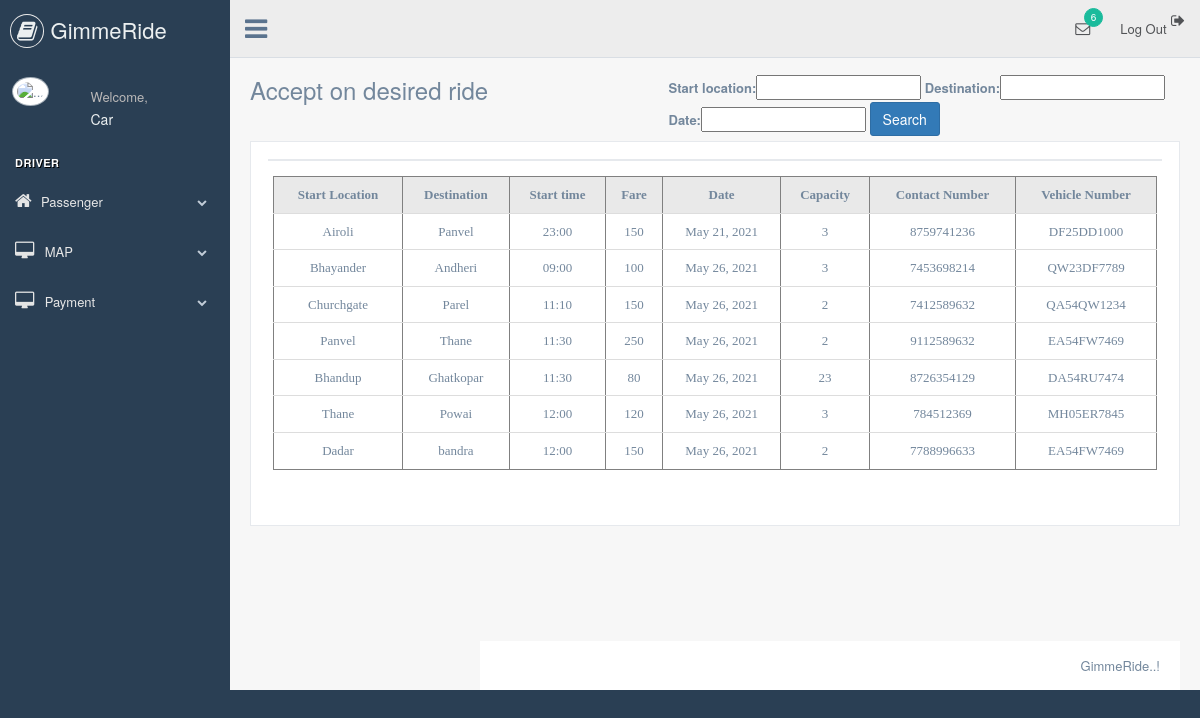
Screenshot of /driver/carrender/ (signed in) with the database file from the repository.
### driver2/models.py (models this page shows, shortened)
class Carformmodel(models.Model):
    user = models.ForeignKey(User,null=True,on_delete=models.CASCADE)
    start_location = models.CharField(max_length=255)
    destination = models.CharField(max_length=255)
    start_time = models.CharField(null=True,max_length=255)
    journey_time = models.CharField(null=True,max_length=255)
    fare = models.IntegerField(null=True)
    date = models.DateField(null=True)
    capacity = models.IntegerField(null=True)
    contact_Number = models.IntegerField(null=True,max_length=10)
    vehicle_Number = models.CharField(null=True,max_length=10)
    license = models.ImageField(null=True,blank=True)

### driver/views.py (the view, shortened to what this page needs)
# urls.py: path('carrender/', views.carrender, name="carrender"),
def carrender(request):
    form = CarformmodelForm()
    carformmodels = Carformmodel.objects.all()
    myfilter = Carformfilter(request.GET, queryset=carformmodels)
    carformmodels = myfilter.qs
    context = {'carformmodels':carformmodels, 'myfilter':myfilter}
    return render(request, 'driver/carrender.html', context)

### driver/templates/driver/carrender.html (shortened to what this page needs)
{% load static %}
<!DOCTYPE html>
<html lang="en">
<head>
    <link href="{% static 'css/bootstrap.min.css' %}" rel="stylesheet">
    <link href="{% static 'css/font-awesome.min.css' %}" rel="stylesheet">
    <link href="{% static 'css/nprogress.css' %}" rel="stylesheet">
    <link href="{% static 'css/custom.min.css' %}" rel="stylesheet">
</head>
<body class="nav-md">
<div class="container body">
    <div class="main_container">
        <div class="col-md-3 left_col">
            <div class="left_col scroll-view">
                <div class="navbar nav_title" style="border: 0;">
                    <a href="#" class="site_title"><i class="fa fa-book"></i> <span>GimmeRide</span></a>
                </div>
                <div class="profile clearfix">
                    <div class="profile_pic">
                        <img src="images/img.jpg" alt="..." class="img-circle profile_img">
                    </div>
                    <div class="profile_info">
                        <span>Welcome,</span>
                        <h2>{{request.user}}</h2>
                    </div>
                    <div class="clearfix"></div>
                </div>
                <br/>
                <div id="sidebar-menu" class="main_menu_side hidden-print main_menu">
                    <div class="menu_section">
                        <h3>Driver</h3>
                        <ul class="nav side-menu">
                        <li class="dropdown"><a class="dropdown-toggle" data-toggle="dropdown"><i class="fa fa-home"></i>Passenger<span class="fa fa-chevron-down"></span></a>
                    </li>
                        <li><a href="{% url 'map2' %}"><i class="fa fa-desktop"></i> MAP <span
                                    class="fa fa-chevron-down"></span></a>
                        </li>
                        <li><a href="#"><i class="fa fa-desktop"></i> Payment <span
                                    class="fa fa-chevron-down"></span></a>
                        </li>
                        </ul>
                    </div>
                </div>
            </div>
        </div>
        <div class="top_nav">
            <div class="nav_menu">
                <nav>
                    <div class="nav toggle">
                        <a id="menu_toggle"><i class="fa fa-bars"></i></a>
                    </div>
                    <ul class="nav navbar-nav navbar-right">
                        <li class="">
                                <li><a href="{% url 'logout2' %}"><i class="fa fa-sign-out pull-right"></i> Log Out</a></li>
                        </li>
                        <li role="presentation" class="dropdown">
                            <a href="javascript:;" class="dropdown-toggle info-number" data-toggle="dropdown"
                               aria-expanded="false">
                                <i class="fa fa-envelope-o"></i>
                                <span class="badge bg-green">6</span>
                            </a>
                        </li>
                    </ul>
                </nav>
            </div>
        </div>
        <div class="right_col" role="main">
            <div class="">
                <div class="page-title">
                    <div class="title_left">
                        <h3>Accept on desired ride</h3>
                    </div>
                </div>
                <div class="card card-body">
                    <form method="get">
                        {{myfilter.form}}
                    <button class="btn btn-primary" type="submit">Search</button>
                    </form>
                <div class="row" style="min-height:500px">
                    <div class="col-md-12 col-sm-12 col-xs-12">
                        <div class="x_panel">
                            <div class="x_title">
                            </div>
                            <div class="x_content">
                            <div class ="container h-100">
                                <div class="table-responsive">
                                        <table class="table table-hover" align="center" cellpadding="5" cellspacing="0" border="1">
                                            <thead class="thead-dark">
                                                <tr bgcolor="#E9E9E9">
                                                    <td align = "center"><b><font style = "font-family: avenir" >Start Location</font></b></td>
                                                    <td align = "center"><b><font style = "font-family: avenir" >Destination</font></b></td>
                                                    <td align = "center"><b><font style = "font-family: avenir" >Start time</font></b></td>
                                                    <td align = "center"><b><font style = "font-family: avenir" >Fare</font></b></td>
                                                    <td align = "center"><b><font style = "font-family: avenir" >Date</font></b></td>
                                                    <td align = "center"><b><font style = "font-family: avenir" >Capacity</font></b></td>
                                                    <td align = "center"><b><font style = "font-family: avenir" >Contact Number</font></b></td>
                                                    <td align = "center"><b><font style = "font-family: avenir" >Vehicle Number</font></b></td>
                                                </tr>
                                            </thead>
                                            <tbody>
                                                    <tr bgcolor="#FFFFFF">
                                                        <form action="RequestSelectedRideController">
                                                        {% for obj in carformmodels %}
                                                        <tr>
                                                        <td align = "center"><font style = "font-family: avenir" >{{obj.start_location}}</font></b></td>
                                                        <td align = "center"><font style = "font-family: avenir" >{{obj.destination}}</font></b></td>
                                                        <td align = "center"><font style = "font-family: avenir" > {{obj.start_time}}</font></b></td>
                                                        <td align = "center"><font style = "font-family: avenir" >{{obj.fare}}</font></b></td>
                                                        <td align = "center"><font style = "font-family: avenir" >{{obj.date}}</font></b></td>
                                                        <td align = "center"><font style = "font-family: avenir" >{{obj.capacity}}</font></b></td>
                                                        <td align = "center"><font style = "font-family: avenir" >{{obj.contact_Number}}</font></b></td>
                                                        <td align = "center"><font style = "font-family: avenir" >{{obj.vehicle_Number}}</font></b></td>
                                                        </form>
                                                    </tr>
                                                        {% endfor %}
                                            </tbody>
                                        </table>
                                        <br/>
                                </div>
                            </div>
                        </div>
                    </div>
                </div>
            </div>
        </div>
        <footer>
            <div class="pull-right">
                GimmeRide..!
            </div>
            <div class="clearfix"></div>
        </footer>
    </div>
</div>
</body>
</html>

### rows the page displays
Carformmodel: start_location "Airoli", destination "Panvel", start_time "23:00", fare "150", date "May 21, 2021", capacity "3", contact_Number "8759741236", vehicle_Number "DF25DD1000"
Carformmodel: start_location "Bhayander", destination "Andheri", start_time "09:00", fare "100", date "May 26, 2021", capacity "3", contact_Number "7453698214", vehicle_Number "QW23DF7789"
Carformmodel: start_location "Churchgate", destination "Parel", start_time "11:10", fare "150", date "May 26, 2021", capacity "2", contact_Number "7412589632", vehicle_Number "QA54QW1234"
Carformmodel: start_location "Panvel", destination "Thane", start_time "11:30", fare "250", date "May 26, 2021", capacity "2", contact_Number "9112589632", vehicle_Number "EA54FW7469"
Carformmodel: start_location "Bhandup", destination "Ghatkopar", start_time "11:30", fare "80", date "May 26, 2021", capacity "23", contact_Number "8726354129", vehicle_Number "DA54RU7474"
Carformmodel: start_location "Thane", destination "Powai", start_time "12:00", fare "120", date "May 26, 2021", capacity "3", contact_Number "784512369", vehicle_Number "MH05ER7845"
Carformmodel: start_location "Dadar", destination "bandra", start_time "12:00", fare "150", date "May 26, 2021", capacity "2", contact_Number "7788996633", vehicle_Number "EA54FW7469"

### other values shown
{{ request.user }} "Car"
